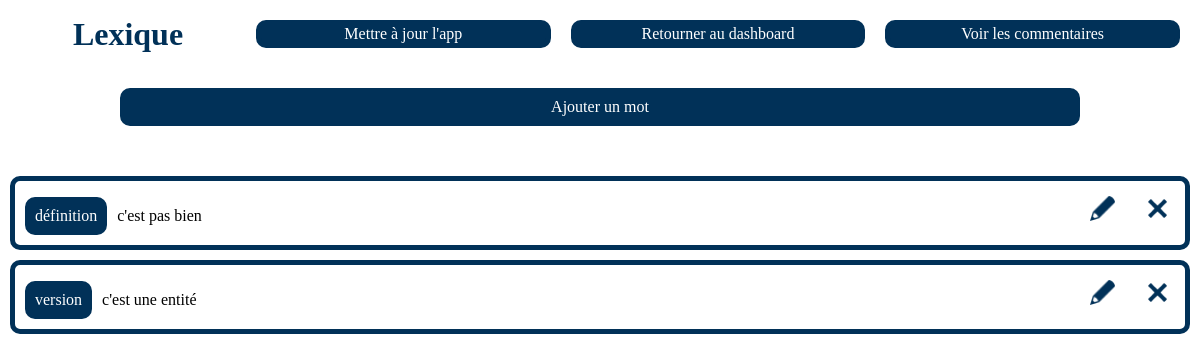
Screenshot of /viewLexique.php with the database file from the repository.
### tables this page shows
CREATE TABLE "Mots"
(
	idMot INTEGER
		primary key autoincrement,
	mot VARCHAR(50) not null,
	definition VARCHAR(280) not null
);

### class/Db.php (called while the page is built, shortened)
<?php
class Db {
    public $pdo;
    function __construct(){
        try{
            $this->pdo = new PDO('sqlite:'.__DIR__.'/../database/database.db' );
        }catch(PDOException $e){
            echo $e->getMessage();
        }
    }
    public function getAllMots(){
        $sth = $this->pdo->prepare("SELECT * FROM Mots");
        $sth->execute();
        return $sth->fetchAll();
    }
}

### viewLexique.php (the view, shortened to what this page needs)
<!DOCTYPE html>
<html lang="fr">
<head>
    <link href="css/style.css" rel="stylesheet">
</head>
<?php include "class/Db.php";
include "class/Popup.php"?>
<body>
<div class="h1Button">
    <h1 class="h1DataBase">Lexique</h1>
    <div class="buttonsDataBase">
        <a href="api.php">Mettre à jour l'app</a>
        <a href="index.php">Retourner au dashboard</a>
        <a href="viewRates.php">Voir les commentaires</a>
    </div>
</div>
<div class="buttonAdd btModal">Ajouter un mot</div>
<?php $db = new Db();
$popup = new Popup();
$allMots = $db->getAllMots();
foreach ($allMots as $mot){
    echo "
        <div class='divCommentaire mainColor'>
            <p class='mot'>".$mot['mot']."</p>
            <p class='messageCommentaire'>".$mot["definition"]. "</p>
            <div class='buttonsForm'>
                <div class='button btModal'><img src='img/edit_mainColor.png'></div>
                " .$popup->modalUpdateWord($mot['mot'], $mot['definition']). "
                <div class='button btModal'><img src='img/delete_mainColor.png'></div>
                " .$popup->modalSuppr("mainColor", "Supprimer le mot " . $mot['mot'] . " ?", $mot['mot'], "Mot")."
            </div>
        </div>";
}?>
</body>
</html>

### css/style.css (style rules this page uses)
* { margin: 0; padding: 0; box-sizing: border-box; font-family: Futura; --couleurPrincipale: #013158; --couleur1: #0061ac; --couleur2: #0087ef; --couleur3: #54aefc; list-style: none; }
h1 { color: var(--couleurPrincipale); }
input, button, select, textarea, a { font-size: 1rem; margin: 10px; }
fieldset, .divDataBase, .divCommentaire { border: 5px solid var(--couleurPrincipale); border-radius: 10px; }
button, a { background-color: var(--couleurPrincipale); border: var(--couleurPrincipale) 5px solid; color: white; border-radius: 10px; cursor: pointer; }
a { text-decoration: none; width: calc(100% - 40px); text-align: center; }
.messageCommentaire { width: 85%; }
.h1DataBase { text-align: center; width: 20%; }
.h1Button { display: flex; padding: 10px; width: 100%; justify-content: space-between; align-items: center; }
.buttonsDataBase { display: flex; width: 80%; }
.buttonAdd { cursor: pointer; width: 80%; color: white; background-color: var(--couleurPrincipale); border-radius: 10px; border: 10px var(--couleurPrincipale) solid; text-align: center; margin: auto; margin-top: 20px; margin-bottom: 50px; }
.divCommentaire { display: flex; flex-direction: row; align-items: baseline; justify-content: space-between; margin: 10px; }
.mot { color: white; background-color: var(--couleurPrincipale); border: 10px solid var(--couleurPrincipale); border-radius: 10px; margin: 10px; }
.buttonsForm { display: flex; flex-direction: row; width: 110px; }
.button { cursor: pointer; border: 5px solid; color: white; border-radius: 10px; margin: 10px; }
img { width: 25px; height: 25px; }
.mainColor, .mainColor .titleModal { border-color: var(--couleurPrincipale); text-decoration-color: var(--couleurPrincipale); }

### rows the page displays
mots: mot "définition", definition "c'est pas bien"
mots: mot "version", definition "c'est une entité"
